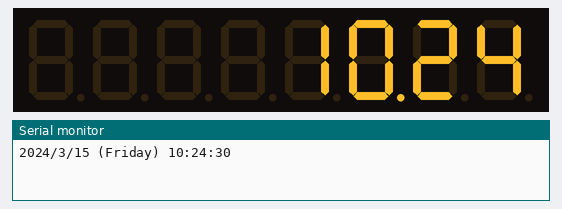
Recording of a sketch running on a simulated Arduino Uno, built with avr-gcc and run on an emulated ATmega328P. Parts: 8-digit seven-segment display, the last lines printed to the serial monitor. The local clock reads 2024-03-15 10:24:30 at power-on unless the sketch sets it.

Above: at 0.1 s.
At 90.5 s:
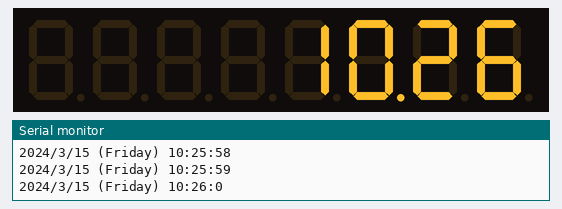

The sketch:

Jam_Digital.ino
```cpp
#include <Wire.h>
#include "RTClib.h"
#include "LedControl.h"
LedControl lc = LedControl(7,6,5,1);

RTC_DS1307 rtc;
char daysOfTheWeek[7][12] = {"Sunday", "Monday", "Tuesday", "Wednesday", "Thursday", "Friday", "Saturday"};

int jam, menit, detik;
int satuanjam, satuanmenit, puluhanjam, puluhanmenit, puluhandetik, satuandetik;

void setup() {

Serial.begin(9600);
   if (! rtc.begin()) {
    Serial.println("RTC tidak ditemukan");
    while (1);
  }

  if (! rtc.isrunning()) {
    Serial.println("RTC tidak jalan!");
    rtc.adjust(DateTime(F(__DATE__), F(__TIME__)));
    // rtc.adjust(DateTime(2014, 1, 21, 3, 0, 0));
  }

  // Initialize the MAX7219 device
  lc.shutdown(0,false); // Enable display
  lc.setIntensity(0,8); // Set brightness level (0 is min, 15 is max)
  lc.clearDisplay(0); // Clear display register
  }
  void loop()
  {
  DateTime now = rtc.now();

  Serial.print(now.year(), DEC);
    Serial.print('/');
    Serial.print(now.month(), DEC);
    Serial.print('/');
    Serial.print(now.day(), DEC);
    Serial.print(" (");
    Serial.print(daysOfTheWeek[now.dayOfTheWeek()]);
    Serial.print(") ");
    Serial.print(now.hour(), DEC);
    Serial.print(':');
    Serial.print(now.minute(), DEC);
    Serial.print(':');
    Serial.print(now.second(), DEC);
    Serial.println();

  jam = now.hour();
  menit = now.minute();
  detik = now.second();

  satuanjam = jam % 10;
  puluhanjam = jam / 10;

  satuanmenit = menit % 10;
  puluhanmenit = menit / 10;

  satuandetik = detik % 10;
  puluhandetik = detik / 10;

    lc.setDigit(0,3,puluhanjam,false);
    lc.setDigit(0,2,satuanjam,true);
    lc.setDigit(0,1,puluhanmenit,false);
    lc.setDigit(0,0,satuanmenit,false);
    delay(1000);
}
```
